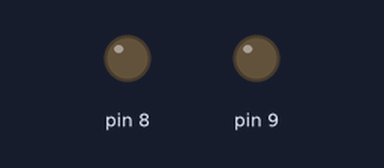
Recording of a sketch running on a simulated Arduino Uno, built with avr-gcc and run on an emulated ATmega328P. On the bench: output pins drawn as LEDs (lit = HIGH).

Above: at 0.6 s.
At 2.5 s:
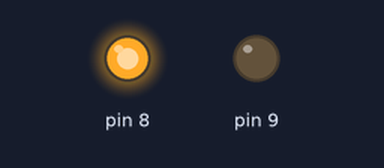
Timing chart, 0 to 6.7 s (numbered marks = the images above):
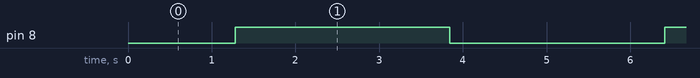

Measured:
- by itself, pin 8: alternates HIGH for 2.6 s and LOW for 2.6 s

The sketch:

11-fade-in-out.ino
```cpp
/*
 * FADE-IN/FADE-OUT
 *
 * Smoothly turns on an LED then smoothly switches it off.
 *
 * Circuit:
 *     - 5mm LED connected to pin 9
 */

void setup() {
    pinMode(9, OUTPUT);
}

void loop() {
    // we start the brightness value at 0 and go all the way up to 255, increasing it by one unit on
    // each iteration. We do the reverse while dimming the LED.

    for(int brightness = 0; brightness <= 255; brightness = brightness + 1) {
        analogWrite(8, brightness);
        delay(10);
    }

    for(int brightness = 255; brightness >= 0; brightness = brightness - 1) {
        analogWrite(8, brightness);
        delay(10);
    }
}
```
